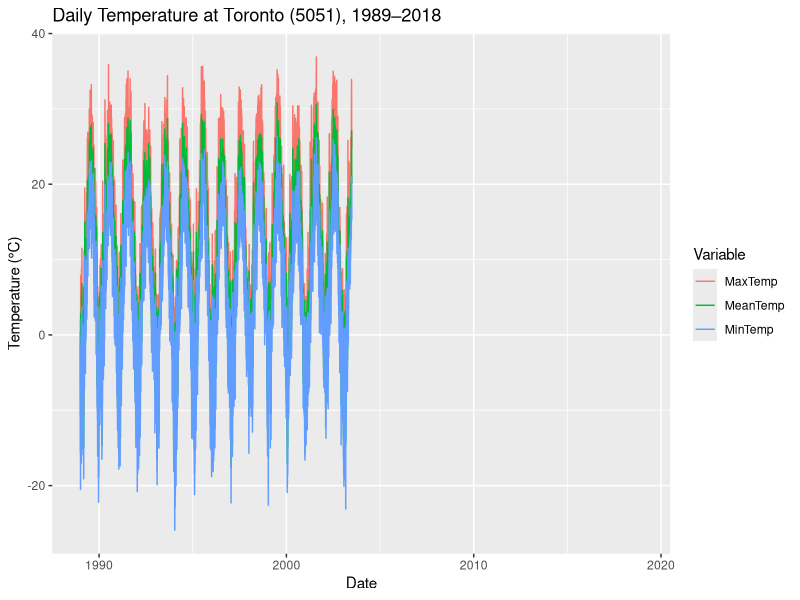
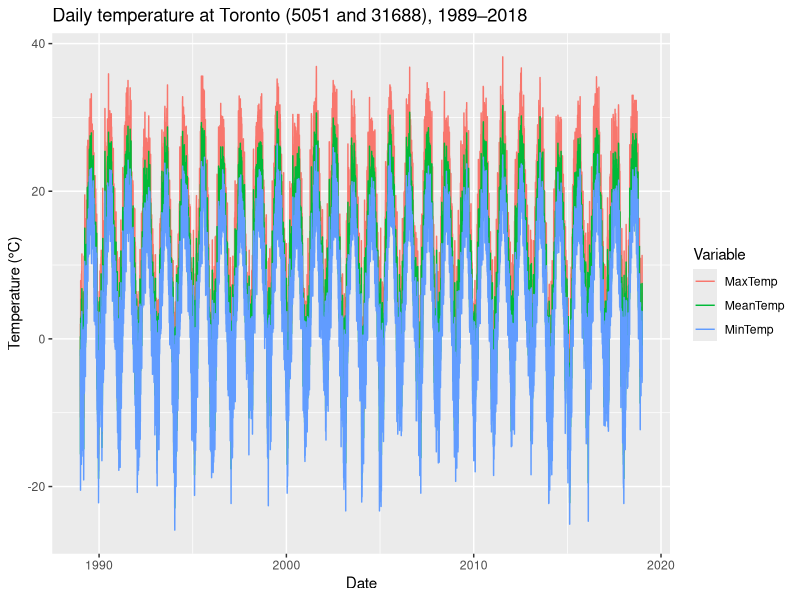
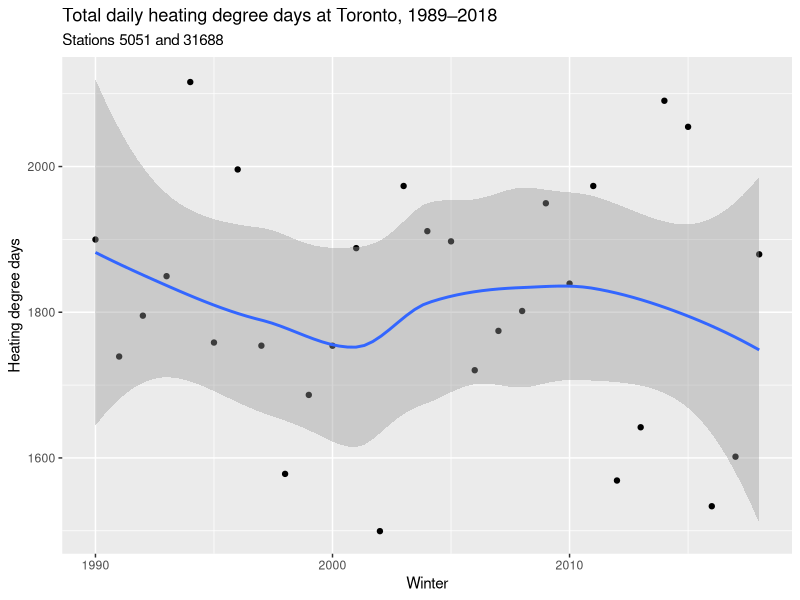

These figures' R source, in order: (Note: this script raises an error after producing the figures.)
## ---- chunk 1
library(tidyverse)
library(lubridate)
## ---- chunk 2
dat <- read_csv("data/5051-daily-1989-2018.csv")
## ---- chunk 3
colnames(dat)
## ---- chunk 4
dat <- rename(dat, Date = `Date/Time`, MaxTemp = `Max Temp (°C)`,
              MinTemp = `Min Temp (°C)`, MeanTemp = `Mean Temp (°C)`)
## ---- chunk 5
colnames(dat)
## ---- chunk 6
dat <- select(dat, Date, MaxTemp, MinTemp, MeanTemp)
## ---- chunk 7
dat
## ---- chunk 8
dat_long <- gather(dat, key = Variable, value = value, -"Date")
## ---- chunk 9
ggplot(data = dat_long, aes(x = Date, y = value, colour = Variable)) + geom_line() +
  ggtitle("Daily Temperature at Toronto (5051), 1989\u20122018") +
  ylab("Temperature (\u00B0C)")
## ---- chunk 10
dat <- bind_rows(
  filter(dat, Date < "2003-01-01"),
  read_csv("data/31688-daily-2001-2018.csv") %>%
    select(Date = `Date/Time`, MaxTemp = `Max Temp (°C)`,
              MinTemp = `Min Temp (°C)`, MeanTemp = `Mean Temp (°C)`) %>%
    filter(Date >= "2003-01-01")
)
## ---- chunk 11
gather(dat, key = Variable, value = value, -"Date") %>%
  ggplot(aes(x = Date, y = value, colour = Variable)) +
    geom_line() +
    ggtitle("Daily temperature at Toronto (5051 and 31688), 1989\u20122018") +
    ylab("Temperature (\u00B0C)")
## ---- chunk 12
dat_win <- filter(dat, month(Date) %in% c(1, 2, 12)) %>%
  mutate(Winter = ifelse(month(Date) == 12, year(Date) + 1, year(Date)))
## ---- chunk 13
dat_win[c(1:3, nrow(dat_win) - 2:0),]
## ---- chunk 14
dat_win <- select(dat_win, Winter, MeanTemp) %>%
  rowwise() %>%
  mutate(HDD = max(0, 18 - MeanTemp, na.rm = TRUE))

dat_win
## ---- chunk 15
dat_win_sum <- dat_win %>%
  group_by(Winter) %>%
  summarize(MeanTemp = mean(MeanTemp, na.rm = TRUE), HDD = sum(HDD), n = n())
## ---- chunk 16
dat_win_sum <- filter(dat_win_sum, n >= 90) %>%
  select(-n)

ggplot(dat_win_sum, aes(x = Winter, y = HDD)) +
  geom_point() +
  geom_smooth() +
  ggtitle("Total daily heating degree days at Toronto, 1989\u20122018", subtitle = "Stations 5051 and 31688") +
  ylab("Heating degree days")
## ---- chunk 17
library(stringr)

dat_win_sum <- mutate(dat_win_sum, Label = paste0(Winter - 1, "/", str_sub(Winter, 3, 4)))

ggplot(dat_win_sum, aes(x = Winter, y = HDD)) +
  geom_point() +
  geom_smooth() +
  ggtitle("Total winter heating degree days at Toronto, 1989\u20122018", subtitle = "Stations 5051 and 31688") +
  ylab("Heating degree days") +
  scale_x_continuous(breaks = plot_data$Winter[seq(1, 29, 4)],
                     labels = plot_data$Label[seq(1, 29, 4)])
## ---- chunk 18
demand <- read_csv("data/TO_energy_demand.csv")
demand
## ---- chunk 19
demand <- mutate(demand,
                 Year = ifelse(month(Date) == 12, year(Date) + 1, year(Date)),
                 Season = case_when(
                   month(Date) %in% 3:5  ~ 2,
                   month(Date) %in% 6:8  ~ 3,
                   month(Date) %in% 9:11 ~ 4,
                   TRUE ~ 1))

demand
## ---- chunk 20
demand_agg <- group_by(demand, Year, Season) %>%
  group_by(n = n(), add = TRUE) %>%
  select(-Date) %>%
  summarize_all(funs(mean, sd)) %>%
  filter(n >= 90)

demand_agg
## ---- chunk 21
win_demand <- filter(demand_agg, Season ==1) %>%
  mutate(se = Mean_sd / sqrt(n))

ggplot(win_demand, aes(x = Year, y = Mean_mean)) + geom_point() +
  geom_errorbar(aes(ymin = Mean_mean - se, ymax = Mean_mean + se)) +
  ggtitle("Winter energy demand in Toronto, 2003\u20122018") +
  ylab("Average energy demand (MW)")
## ---- chunk 22
dat_win_demand <- left_join(dat_win_sum,
                            win_demand,
                            by = c("Winter" = "Year"))

dat_win_demand
## ---- chunk 23
dat_win_demand <- select(dat_win_demand, Winter, Label, HDD, Demand = Mean_mean)
dat_win_demand
## ---- chunk 24
ggplot(dat_win_demand, aes(x = Winter)) + 
  geom_line(aes(y = HDD, colour = "HDD")) + 
  geom_line(aes(y = Demand - 4200, colour = "Demand")) +
  scale_y_continuous(sec.axis = sec_axis(~. + 4200, name = "Energy demand (MW)")) +
  scale_x_continuous(breaks = plot_data$Winter[seq(1, 29, 4)],
                     labels = plot_data$Label[seq(1, 29, 4)]) +
    
  ylab("Heating degree days") + 
  ggtitle("Winter HDD and energy demand at Toronto, 1989\u20122018")
## ---- chunk 25
dat_win_demand %>% gather(key = "Variable", value = "value", -Winter, -Label) %>%
  ggplot(aes(x = Winter, y = value)) + geom_line() +
  facet_wrap(~Variable, nrow = 2, scales = "free_y") + ylab("HDD / Energy demand (MW)") + 
  ggtitle("Winter HDD and energy demand at Toronto, 1989\u20122018")
## ---- chunk 26
ggplot(dat_win_demand, aes(x = HDD, y = Demand)) +
  geom_point() +
  geom_smooth() +
  ggtitle("Wintertime Heating degree days and energy demand in Toronto",
          subtitle = "Winter 1989/90\u20122017/18") +
  ylab("Average energy demand (MW)") +
  xlab("Total Heating degree days")
